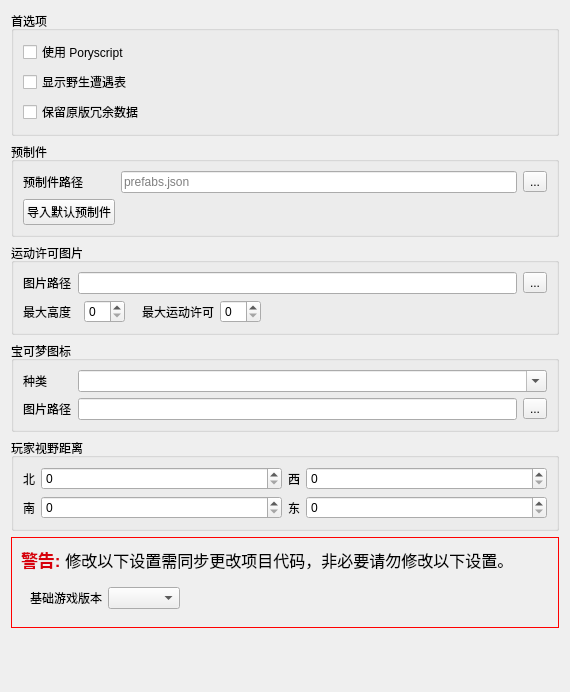
          <widget class="QWidget" name="scrollAreaWidgetContents_GeneralTab">
           <property name="geometry">
            <rect>
             <x>0</x>
             <y>0</y>
             <width>570</width>
             <height>692</height>
            </rect>
           </property>
           <layout class="QVBoxLayout" name="verticalLayout_7">
            <item>
             <widget class="QGroupBox" name="groupBox_UserConfig">
              <property name="title">
               <string>首选项</string>
              </property>
              <layout class="QVBoxLayout" name="verticalLayout_2">
               <item>
                <widget class="QCheckBox" name="checkBox_UsePoryscript">
                 <property name="toolTip">
                  <string>&lt;html&gt;&lt;head/&gt;&lt;body&gt;&lt;p&gt;地图脚本文件是否应优先使用 .pory 扩展名&lt;/p&gt;&lt;/body&gt;&lt;/html&gt;</string>
                 </property>
                 <property name="text">
                  <string>使用 Poryscript</string>
                 </property>
                </widget>
               </item>
               <item>
                <widget class="QCheckBox" name="checkBox_ShowWildEncounterTables">
                 <property name="toolTip">
                  <string>&lt;html&gt;&lt;head/&gt;&lt;body&gt;&lt;p&gt;如果启用，Porymap 将在野生宝可梦标签页中显示野生遭遇数据。&lt;/p&gt;&lt;/body&gt;&lt;/html&gt;</string>
                 </property>
                 <property name="text">
                  <string>显示野生遭遇表</string>
                 </property>
                </widget>
               </item>
               <item>
                <widget class="QCheckBox" name="checkBox_PreserveMatchingOnlyData">
                 <property name="toolTip">
                  <string>&lt;html&gt;&lt;head/&gt;&lt;body&gt;&lt;p&gt;如果启用，Porymap 将不会丢弃诸如&amp;quot;connections_include_order&amp;quot;或&amp;quot;name_clone&amp;quot;等数据，这些数据除了用于重现原版游戏外没有其他用途。&lt;/p&gt;&lt;/body&gt;&lt;/html&gt;</string>
                 </property>
                 <property name="text">
                  <string>保留原版冗余数据</string>
                 </property>
                </widget>
               </item>
              </layout>
             </widget>
            </item>
            <item>
             <widget class="QGroupBox" name="groupBox_Prefabs">
              <property name="title">
               <string>预制件</string>
              </property>
              <layout class="QGridLayout" name="gridLayout_4">
               <item row="0" column="2">
                <widget class="QToolButton" name="button_ChoosePrefabs">
                 <property name="text">
                  <string>...</string>
                 </property>
                 <property name="icon">
                  <iconset resource="../resources/images.qrc">
                   <normaloff>:/icons/folder.ico</normaloff>:/icons/folder.ico</iconset>
                 </property>
                </widget>
               </item>
               <item row="1" column="0">
                <widget class="QPushButton" name="button_ImportDefaultPrefabs">
                 <property name="toolTip">
                  <string>&lt;html&gt;&lt;head/&gt;&lt;body&gt;&lt;p&gt;将预制件文件中的数据恢复为默认值。如果文件不存在，将创建一个新文件。&lt;/p&gt;&lt;/body&gt;&lt;/html&gt;</string>
                 </property>
                 <property name="text">
                  <string>导入默认预制件</string>
                 </property>
                </widget>
               </item>
               <item row="0" column="1">
                <widget class="QLineEdit" name="lineEdit_PrefabsPath">
                 <property name="toolTip">
                  <string>&lt;html&gt;&lt;head/&gt;&lt;body&gt;&lt;p&gt;存储预制地图块数据的文件&lt;/p&gt;&lt;/body&gt;&lt;/html&gt;</string>
                 </property>
                 <property name="placeholderText">
                  <string>prefabs.json</string>
                 </property>
                </widget>
               </item>
               <item row="0" column="0">
                <widget class="QLabel" name="label_PrefabsPath">
                 <property name="text">
                  <string>预制件路径</string>
                 </property>
                </widget>
               </item>
              </layout>
             </widget>
            </item>
            <item>
             <widget class="QGroupBox" name="groupBox_CollisionGraphics">
              <property name="title">
               <string>运动许可图片</string>
              </property>
              <layout class="QGridLayout" name="gridLayout_7">
               <item row="1" column="6">
                <spacer name="horizontalSpacer">
                 <property name="orientation">
                  <enum>Qt::Orientation::Horizontal</enum>
                 </property>
                 <property name="sizeHint" stdset="0">
                  <size>
                   <width>40</width>
                   <height>20</height>
                  </size>
                 </property>
                </spacer>
               </item>
               <item row="0" column="1" colspan="6">
                <widget class="QLineEdit" name="lineEdit_CollisionGraphics">
                 <property name="toolTip">
                  <string>&lt;html&gt;&lt;head/&gt;&lt;body&gt;&lt;p&gt;将在运动许可标签页中用于表示高度和运动许可的图片集&lt;/p&gt;&lt;/body&gt;&lt;/html&gt;</string>
                 </property>
                 <property name="clearButtonEnabled">
                  <bool>true</bool>
                 </property>
                </widget>
               </item>
               <item row="0" column="7">
                <widget class="QToolButton" name="button_CollisionGraphics">
                 <property name="text">
                  <string>...</string>
                 </property>
                 <property name="icon">
                  <iconset resource="../resources/images.qrc">
                   <normaloff>:/icons/folder.ico</normaloff>:/icons/folder.ico</iconset>
                 </property>
                </widget>
               </item>
               <item row="1" column="0">
                <widget class="QLabel" name="label_MaxElevation">
                 <property name="text">
                  <string>最大高度</string>
                 </property>
                </widget>
               </item>
               <item row="1" column="5">
                <widget class="NoScrollSpinBox" name="spinBox_MaxCollision">
                 <property name="toolTip">
                  <string>&lt;html&gt;&lt;head/&gt;&lt;body&gt;&lt;p&gt;在图片集中用图标表示的最大运动许可值&lt;/p&gt;&lt;/body&gt;&lt;/html&gt;</string>
                 </property>
                </widget>
               </item>
               <item row="1" column="4">
                <widget class="QLabel" name="label_MaxCollision">
                 <property name="text">
                  <string>最大运动许可</string>
                 </property>
                </widget>
               </item>
               <item row="0" column="0">
                <widget class="QLabel" name="label_CollisionImagePath">
                 <property name="text">
                  <string>图片路径</string>
                 </property>
                </widget>
               </item>
               <item row="1" column="2">
                <widget class="NoScrollSpinBox" name="spinBox_MaxElevation">
                 <property name="toolTip">
                  <string>&lt;html&gt;&lt;head/&gt;&lt;body&gt;&lt;p&gt;在图片集中用图标表示的最大高度值&lt;/p&gt;&lt;/body&gt;&lt;/html&gt;</string>
                 </property>
                </widget>
               </item>
               <item row="1" column="3">
                <spacer name="horizontalSpacer_4">
                 <property name="orientation">
                  <enum>Qt::Orientation::Horizontal</enum>
                 </property>
                 <property name="sizeType">
                  <enum>QSizePolicy::Policy::Maximum</enum>
                 </property>
                 <property name="sizeHint" stdset="0">
                  <size>
                   <width>5</width>
                   <height>20</height>
                  </size>
                 </property>
                </spacer>
               </item>
              </layout>
             </widget>
            </item>
            <item>
             <widget class="QGroupBox" name="groupBox_PokemonIcons">
              <property name="title">
               <string>宝可梦图标</string>
              </property>
              <layout class="QGridLayout" name="gridLayout_8">
               <item row="0" column="0">
                <widget class="QLabel" name="label_IconSpecies">
                 <property name="sizePolicy">
                  <sizepolicy hsizetype="Fixed" vsizetype="Preferred">
                   <horstretch>0</horstretch>
                   <verstretch>0</verstretch>
                  </sizepolicy>
                 </property>
                 <property name="text">
                  <string>种类</string>
                 </property>
                </widget>
               </item>
               <item row="1" column="5">
                <widget class="QToolButton" name="button_PokemonIcon">
                 <property name="text">
                  <string>...</string>
                 </property>
                 <property name="icon">
                  <iconset resource="../resources/images.qrc">
                   <normaloff>:/icons/folder.ico</normaloff>:/icons/folder.ico</iconset>
                 </property>
                </widget>
               </item>
               <item row="0" column="2" colspan="4">
                <widget class="NoScrollComboBox" name="comboBox_IconSpecies">
                 <property name="editable">
                  <bool>true</bool>
                 </property>
                 <property name="maxVisibleItems">
                  <number>20</number>
                 </property>
                </widget>
               </item>
               <item row="1" column="0">
                <widget class="QLabel" name="label_PokemonIcon">
                 <property name="text">
                  <string>图片路径</string>
                 </property>
                </widget>
               </item>
               <item row="1" column="2" colspan="3">
                <widget class="QLineEdit" name="lineEdit_PokemonIcon">
                 <property name="toolTip">
                  <string>&lt;html&gt;&lt;head/&gt;&lt;body&gt;&lt;p&gt;将在野生宝可梦标签页中为上述种类显示的图标&lt;/p&gt;&lt;/body&gt;&lt;/html&gt;</string>
                 </property>
                 <property name="clearButtonEnabled">
                  <bool>true</bool>
                 </property>
                </widget>
               </item>
              </layout>
             </widget>
            </item>
            <item>
             <widget class="QGroupBox" name="groupBox_PlayerViewDistance">
              <property name="title">
               <string>玩家视野距离</string>
              </property>
              <layout class="QHBoxLayout" name="horizontalLayout">
               <item>
                <layout class="QFormLayout" name="formLayout_PlayerViewDistanceCol1">
                 <item row="0" column="0">
                  <widget class="QLabel" name="label_PlayerViewDistance_North">
                   <property name="text">
                    <string>北</string>
                   </property>
                  </widget>
                 </item>
                 <item row="1" column="0">
                  <widget class="QLabel" name="label_PlayerViewDistance_South">
                   <property name="text">
                    <string>南</string>
                   </property>
                  </widget>
                 </item>
                 <item row="0" column="1">
                  <widget class="NoScrollSpinBox" name="spinBox_PlayerViewDistance_North">
                   <property name="toolTip">
                    <string>&lt;html&gt;&lt;head/&gt;&lt;body&gt;&lt;p&gt;玩家在游戏中能够看到其角色位置以北的距离（以像素为单位）。默认情况下，这是从中心16x16像素区域到160像素高的GBA屏幕边缘的距离。&lt;/p&gt;&lt;/body&gt;&lt;/html&gt;</string>
                   </property>
                   <property name="minimum">
                    <number>0</number>
                   </property>
                  </widget>
                 </item>
                 <item row="1" column="1">
                  <widget class="NoScrollSpinBox" name="spinBox_PlayerViewDistance_South">
                   <property name="toolTip">
                    <string>&lt;html&gt;&lt;head/&gt;&lt;body&gt;&lt;p&gt;玩家在游戏中能够看到其角色位置以南的距离（以像素为单位）。默认情况下，这是从中心16x16像素区域到160像素高的GBA屏幕边缘的距离。&lt;/p&gt;&lt;/body&gt;&lt;/html&gt;</string>
                   </property>
                   <property name="minimum">
                    <number>0</number>
                   </property>
                  </widget>
                 </item>
                </layout>
               </item>
               <item>
                <layout class="QFormLayout" name="formLayout_PlayerViewDistanceCol2">
                 <item row="0" column="0">
                  <widget class="QLabel" name="label_PlayerViewDistance_West">
                   <property name="text">
                    <string>西</string>
                   </property>
                  </widget>
                 </item>
                 <item row="1" column="0">
                  <widget class="QLabel" name="label_PlayerViewDistance_East">
                   <property name="text">
                    <string>东</string>
                   </property>
                  </widget>
                 </item>
                 <item row="0" column="1">
                  <widget class="NoScrollSpinBox" name="spinBox_PlayerViewDistance_West">
                   <property name="toolTip">
                    <string>&lt;html&gt;&lt;head/&gt;&lt;body&gt;&lt;p&gt;玩家在游戏中能够看到其角色位置以西的距离（以像素为单位）。默认情况下，这是从中心16x16像素区域到240像素宽的GBA屏幕边缘的距离。&lt;/p&gt;&lt;/body&gt;&lt;/html&gt;</string>
                   </property>
                   <property name="minimum">
                    <number>0</number>
                   </property>
                  </widget>
                 </item>
                 <item row="1" column="1">
                  <widget class="NoScrollSpinBox" name="spinBox_PlayerViewDistance_East">
                   <property name="toolTip">
                    <string>&lt;html&gt;&lt;head/&gt;&lt;body&gt;&lt;p&gt;玩家在游戏中能够看到其角色位置以东的距离（以像素为单位）。默认情况下，这是从中心16x16像素区域到240像素宽的GBA屏幕边缘的距离。&lt;/p&gt;&lt;/body&gt;&lt;/html&gt;</string>
                   </property>
                   <property name="minimum">
                    <number>0</number>
                   </property>
                  </widget>
                 </item>
                </layout>
               </item>
              </layout>
             </widget>
            </item>
            <item>
             <widget class="QFrame" name="frame_Warning">
              <property name="styleSheet">
               <string notr="true">.QFrame { border: 1px solid red; }</string>
              </property>
              <property name="frameShape">
               <enum>QFrame::Shape::StyledPanel</enum>
              </property>
              <property name="frameShadow">
               <enum>QFrame::Shadow::Raised</enum>
              </property>
              <layout class="QVBoxLayout" name="verticalLayout_3">
               <item>
                <widget class="QLabel" name="label_Warning">
                 <property name="font">
                  <font>
                   <pointsize>12</pointsize>
                   <bold>true</bold>
                  </font>
                 </property>
                 <property name="text">
                  <string>&lt;html&gt;&lt;head/&gt;&lt;body&gt;&lt;p&gt;&lt;span style=&quot; font-size:13pt; color:#d7000c;&quot;&gt;警告:  &lt;/span&gt;&lt;span style=&quot; font-weight:400;&quot;&gt;修改以下设置需同步更改项目代码，非必要请勿修改以下设置。&lt;/span&gt;&lt;/p&gt;&lt;/body&gt;&lt;/html&gt;</string>
                 </property>
                 <property name="wordWrap">
                  <bool>true</bool>
                 </property>
                </widget>
               </item>
               <item>
                <widget class="QWidget" name="widget_BaseGameVersion" native="true">
                 <layout class="QHBoxLayout" name="horizontalLayout_2">
                  <item>
                   <widget class="QLabel" name="label_BaseGameVersion">
                    <property name="text">
                     <string>基础游戏版本</string>
                    </property>
                   </widget>
                  </item>
                  <item>
                   <widget class="NoScrollComboBox" name="comboBox_BaseGameVersion">
                    <property name="editable">
                     <bool>false</bool>
                    </property>
                   </widget>
                  </item>
                  <item>
                   <spacer name="horizontalSpacer_6">
                    <property name="orientation">
                     <enum>Qt::Orientation::Horizontal</enum>
                    </property>
                    <property name="sizeHint" stdset="0">
                     <size>
                      <width>40</width>
                      <height>20</height>
                     </size>
                    </property>
                   </spacer>
                  </item>
                 </layout>
                </widget>
               </item>
              </layout>
             </widget>
            </item>
            <item>
             <spacer name="verticalSpacer_3">
              <property name="orientation">
               <enum>Qt::Orientation::Vertical</enum>
              </property>
              <property name="sizeHint" stdset="0">
               <size>
                <width>20</width>
                <height>1</height>
               </size>
              </property>
             </spacer>
            </item>
           </layout>
          </widget>
